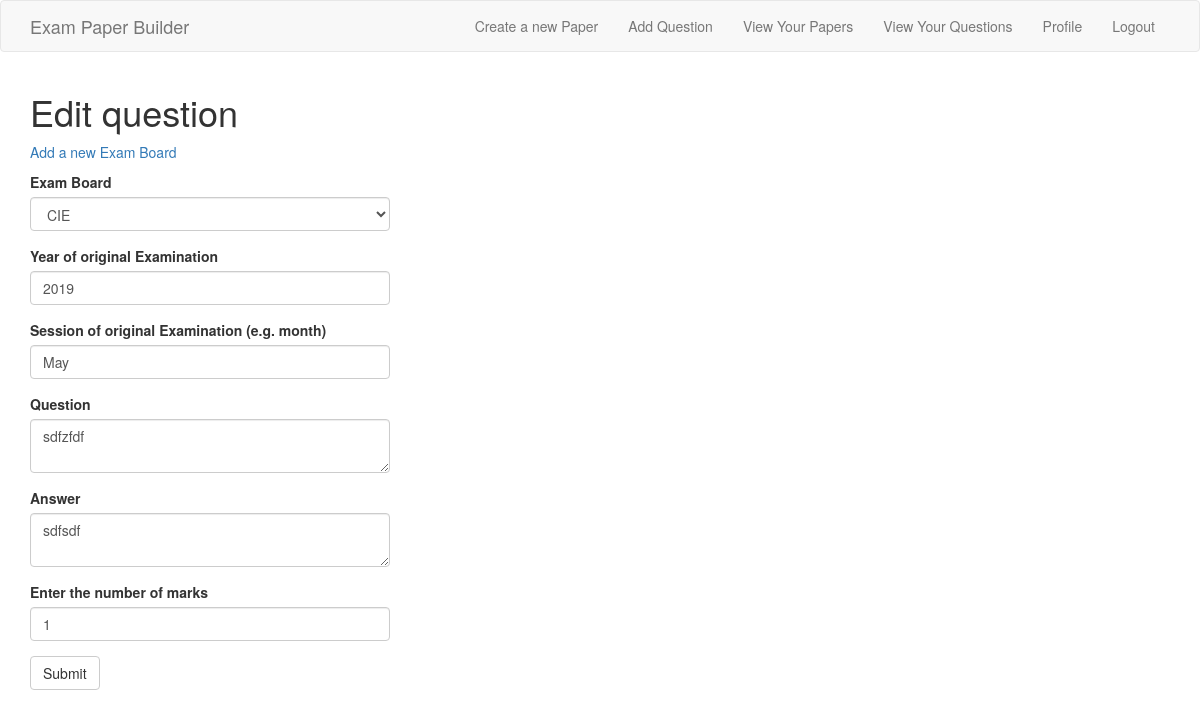
Page /edit_question/1 (signed in) on the committed database.
### app/models.py (models this page shows)
class Question(db.Model):
    __tablename__ = 'question'
    id = db.Column(db.Integer, primary_key=True)
    exam_board = db.Column(db.Integer, db.ForeignKey('exam_boards.id'))
    exam_year = db.Column(db.Integer)
    exam_session = db.Column(db.Integer)
    body = db.Column(db.String(255))
    timestamp = db.Column(db.DateTime, index=True, default=datetime.utcnow)
    user_id = db.Column(db.Integer, db.ForeignKey('user.id'))
    marks = db.Column(db.Integer)
    answer = db.Column(db.String(255))
    papers = db.relationship(
            'Paper', secondary='question_in', backref='has_question', lazy='dynamic')

### app/main/routes.py (the view)
@bp.route("/edit_question/<question_id>", methods=['GET','POST'])
@login_required
def edit_question(question_id):
    question = Question.query.filter_by(id=question_id).first_or_404()
    form = EditQuestionForm()
    form.exam_board.choices = [(eb.id, eb.name) for eb in Exam_Boards.query.all()]
    if form.validate_on_submit():
        question.body = form.body.data
        question.exam_board=form.exam_board.data
        question.exam_year=form.exam_year.data
        question.exam_session=form.exam_session.data
        question.marks=form.marks.data
        question.answer=form.answer.data
        db.session.commit()
        flash('Your changes have been saved.')
        return redirect(url_for('main.view_questions'))
    elif request.method == 'GET':
        form.body.data = question.body
        form.exam_board.data = question.exam_board
        form.exam_year.data = question.exam_year
        form.exam_session.data = question.exam_session
        form.marks.data = question.marks
        form.answer.data = question.answer
    return render_template('edit_question.html', title='Edit Question',
                           form=form)

### app/main/forms.py
class EditQuestionForm(FlaskForm):
    exam_board = SelectField('Exam Board', choices=[],coerce=int, validators=[DataRequired()])
    exam_year = IntegerField('Year of original Examination')
    exam_session = StringField('Session of original Examination (e.g. month)')
    body = TextAreaField('Question', validators=[DataRequired(), Length(min=1, max=255)])
    answer = TextAreaField('Answer', validators=[DataRequired(), Length(min=1, max=255)])
    marks = IntegerField('Enter the number of marks', validators=[DataRequired()])
    submit = SubmitField('Submit')

### app/main/routes.py (called while the page is built)
@bp.before_request
def before_request():
    if current_user.is_authenticated:
        current_user.last_seen = datetime.utcnow()
        db.session.commit()

### app/models.py (called while the page is built)
@login.user_loader #register with flask-login
def load_user(id):
    return User.query.get(int(id))

### app/templates/edit_question.html
{% extends "template.html" %}
{% import 'bootstrap/wtf.html' as wtf %}
{% block app_content %}
    <h1>Edit question</h1>
    <p><a href="{{url_for('main.add_exam_board')}}">Add a new Exam Board</a></p>
    <div class="row">
        <div class="col-md-4">
            {{ wtf.quick_form(form) }}
        </div>
    </div>
{% endblock %}

### rows in the picture
Question: exam_board "CIE", exam_year "2019", exam_session "May", body "sdfzfdf", answer "sdfsdf", marks "1"
